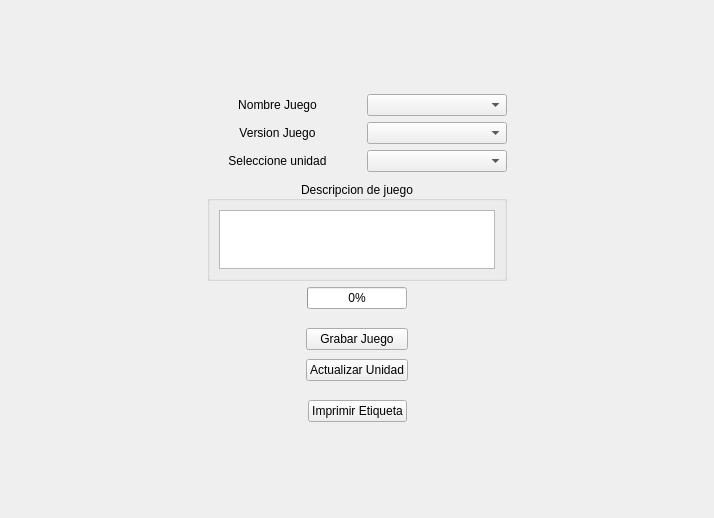
<?xml version="1.0" encoding="UTF-8"?>
<ui version="4.0">
 <class>WriteGameForm</class>
 <widget class="QWidget" name="WriteGameForm">
  <property name="geometry">
   <rect>
    <x>0</x>
    <y>0</y>
    <width>714</width>
    <height>518</height>
   </rect>
  </property>
  <property name="windowTitle">
   <string>Grabar Juego para Dongle</string>
  </property>
  <layout class="QGridLayout" name="gridLayout_2">
   <item row="0" column="1">
    <spacer name="verticalSpacer">
     <property name="orientation">
      <enum>Qt::Vertical</enum>
     </property>
     <property name="sizeHint" stdset="0">
      <size>
       <width>20</width>
       <height>140</height>
      </size>
     </property>
    </spacer>
   </item>
   <item row="1" column="0">
    <spacer name="horizontalSpacer">
     <property name="orientation">
      <enum>Qt::Horizontal</enum>
     </property>
     <property name="sizeHint" stdset="0">
      <size>
       <width>219</width>
       <height>20</height>
      </size>
     </property>
    </spacer>
   </item>
   <item row="1" column="1">
    <layout class="QVBoxLayout" name="verticalLayout_3">
     <item>
      <layout class="QHBoxLayout" name="horizontalLayout">
       <item>
        <layout class="QVBoxLayout" name="verticalLayout">
         <item>
          <widget class="QLabel" name="label_GameName">
           <property name="text">
            <string>Nombre Juego</string>
           </property>
           <property name="alignment">
            <set>Qt::AlignCenter</set>
           </property>
          </widget>
         </item>
         <item>
          <widget class="QLabel" name="label_GameVersion">
           <property name="text">
            <string>Version Juego</string>
           </property>
           <property name="alignment">
            <set>Qt::AlignCenter</set>
           </property>
          </widget>
         </item>
         <item>
          <widget class="QLabel" name="label_Drives">
           <property name="text">
            <string>Seleccione unidad</string>
           </property>
           <property name="alignment">
            <set>Qt::AlignCenter</set>
           </property>
          </widget>
         </item>
        </layout>
       </item>
       <item>
        <spacer name="horizontalSpacer_5">
         <property name="orientation">
          <enum>Qt::Horizontal</enum>
         </property>
         <property name="sizeType">
          <enum>QSizePolicy::Fixed</enum>
         </property>
         <property name="sizeHint" stdset="0">
          <size>
           <width>13</width>
           <height>20</height>
          </size>
         </property>
        </spacer>
       </item>
       <item>
        <layout class="QVBoxLayout" name="verticalLayout_2">
         <item>
          <widget class="QComboBox" name="comboBox_GameName"/>
         </item>
         <item>
          <widget class="QComboBox" name="comboBox_GameVersion"/>
         </item>
         <item>
          <widget class="QComboBox" name="comboBox_Drives"/>
         </item>
        </layout>
       </item>
      </layout>
     </item>
     <item>
      <spacer name="verticalSpacer_5">
       <property name="orientation">
        <enum>Qt::Vertical</enum>
       </property>
       <property name="sizeType">
        <enum>QSizePolicy::Fixed</enum>
       </property>
       <property name="sizeHint" stdset="0">
        <size>
         <width>20</width>
         <height>3</height>
        </size>
       </property>
      </spacer>
     </item>
     <item>
      <widget class="QGroupBox" name="groupBox">
       <property name="sizePolicy">
        <sizepolicy hsizetype="Expanding" vsizetype="Expanding">
         <horstretch>0</horstretch>
         <verstretch>0</verstretch>
        </sizepolicy>
       </property>
       <property name="minimumSize">
        <size>
         <width>300</width>
         <height>100</height>
        </size>
       </property>
       <property name="maximumSize">
        <size>
         <width>300</width>
         <height>100</height>
        </size>
       </property>
       <property name="title">
        <string>Descripcion de juego</string>
       </property>
       <property name="alignment">
        <set>Qt::AlignCenter</set>
       </property>
       <layout class="QGridLayout" name="gridLayout">
        <item row="0" column="0">
         <widget class="QTextEdit" name="Description_textEdit">
          <property name="readOnly">
           <bool>true</bool>
          </property>
         </widget>
        </item>
       </layout>
      </widget>
     </item>
     <item>
      <spacer name="verticalSpacer_8">
       <property name="orientation">
        <enum>Qt::Vertical</enum>
       </property>
       <property name="sizeHint" stdset="0">
        <size>
         <width>20</width>
         <height>18</height>
        </size>
       </property>
      </spacer>
     </item>
     <item>
      <layout class="QHBoxLayout" name="horizontalLayout_4">
       <item>
        <spacer name="horizontalSpacer_8">
         <property name="orientation">
          <enum>Qt::Horizontal</enum>
         </property>
         <property name="sizeHint" stdset="0">
          <size>
           <width>40</width>
           <height>20</height>
          </size>
         </property>
        </spacer>
       </item>
       <item>
        <widget class="QProgressBar" name="progressBar">
         <property name="value">
          <number>0</number>
         </property>
         <property name="textVisible">
          <bool>true</bool>
         </property>
        </widget>
       </item>
       <item>
        <spacer name="horizontalSpacer_9">
         <property name="orientation">
          <enum>Qt::Horizontal</enum>
         </property>
         <property name="sizeHint" stdset="0">
          <size>
           <width>40</width>
           <height>20</height>
          </size>
         </property>
        </spacer>
       </item>
      </layout>
     </item>
     <item>
      <spacer name="verticalSpacer_3">
       <property name="orientation">
        <enum>Qt::Vertical</enum>
       </property>
       <property name="sizeType">
        <enum>QSizePolicy::Fixed</enum>
       </property>
       <property name="sizeHint" stdset="0">
        <size>
         <width>15</width>
         <height>13</height>
        </size>
       </property>
      </spacer>
     </item>
     <item>
      <layout class="QHBoxLayout" name="horizontalLayout_2">
       <item>
        <spacer name="horizontalSpacer_3">
         <property name="orientation">
          <enum>Qt::Horizontal</enum>
         </property>
         <property name="sizeType">
          <enum>QSizePolicy::Expanding</enum>
         </property>
         <property name="sizeHint" stdset="0">
          <size>
           <width>50</width>
           <height>20</height>
          </size>
         </property>
        </spacer>
       </item>
       <item>
        <widget class="QPushButton" name="button_Makeiso">
         <property name="text">
          <string>   Grabar Juego   </string>
         </property>
        </widget>
       </item>
       <item>
        <spacer name="horizontalSpacer_4">
         <property name="orientation">
          <enum>Qt::Horizontal</enum>
         </property>
         <property name="sizeType">
          <enum>QSizePolicy::Expanding</enum>
         </property>
         <property name="sizeHint" stdset="0">
          <size>
           <width>50</width>
           <height>20</height>
          </size>
         </property>
        </spacer>
       </item>
      </layout>
     </item>
     <item>
      <spacer name="verticalSpacer_4">
       <property name="orientation">
        <enum>Qt::Vertical</enum>
       </property>
       <property name="sizeType">
        <enum>QSizePolicy::Fixed</enum>
       </property>
       <property name="sizeHint" stdset="0">
        <size>
         <width>13</width>
         <height>3</height>
        </size>
       </property>
      </spacer>
     </item>
     <item>
      <layout class="QHBoxLayout" name="horizontalLayout_3">
       <item>
        <spacer name="horizontalSpacer_6">
         <property name="orientation">
          <enum>Qt::Horizontal</enum>
         </property>
         <property name="sizeHint" stdset="0">
          <size>
           <width>40</width>
           <height>20</height>
          </size>
         </property>
        </spacer>
       </item>
       <item>
        <widget class="QPushButton" name="button_UpdateDrive">
         <property name="text">
          <string>Actualizar Unidad</string>
         </property>
        </widget>
       </item>
       <item>
        <spacer name="horizontalSpacer_7">
         <property name="orientation">
          <enum>Qt::Horizontal</enum>
         </property>
         <property name="sizeHint" stdset="0">
          <size>
           <width>40</width>
           <height>20</height>
          </size>
         </property>
        </spacer>
       </item>
      </layout>
     </item>
     <item>
      <spacer name="verticalSpacer_6">
       <property name="orientation">
        <enum>Qt::Vertical</enum>
       </property>
       <property name="sizeType">
        <enum>QSizePolicy::Fixed</enum>
       </property>
       <property name="sizeHint" stdset="0">
        <size>
         <width>13</width>
         <height>13</height>
        </size>
       </property>
      </spacer>
     </item>
     <item>
      <layout class="QHBoxLayout" name="horizontalLayout_5">
       <item>
        <spacer name="horizontalSpacer_10">
         <property name="orientation">
          <enum>Qt::Horizontal</enum>
         </property>
         <property name="sizeHint" stdset="0">
          <size>
           <width>40</width>
           <height>20</height>
          </size>
         </property>
        </spacer>
       </item>
       <item>
        <widget class="QPushButton" name="button_PrintGameLabel">
         <property name="text">
          <string>Imprimir Etiqueta</string>
         </property>
        </widget>
       </item>
       <item>
        <spacer name="horizontalSpacer_11">
         <property name="orientation">
          <enum>Qt::Horizontal</enum>
         </property>
         <property name="sizeHint" stdset="0">
          <size>
           <width>40</width>
           <height>20</height>
          </size>
         </property>
        </spacer>
       </item>
      </layout>
     </item>
    </layout>
   </item>
   <item row="1" column="2">
    <spacer name="horizontalSpacer_2">
     <property name="orientation">
      <enum>Qt::Horizontal</enum>
     </property>
     <property name="sizeHint" stdset="0">
      <size>
       <width>219</width>
       <height>20</height>
      </size>
     </property>
    </spacer>
   </item>
   <item row="2" column="1">
    <spacer name="verticalSpacer_2">
     <property name="orientation">
      <enum>Qt::Vertical</enum>
     </property>
     <property name="sizeHint" stdset="0">
      <size>
       <width>20</width>
       <height>141</height>
      </size>
     </property>
    </spacer>
   </item>
  </layout>
 </widget>
 <resources/>
 <connections/>
</ui>
